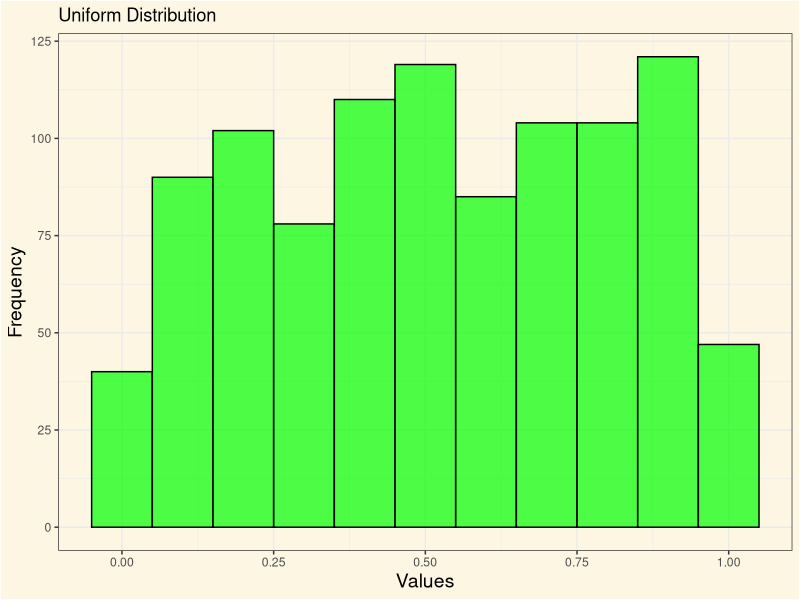
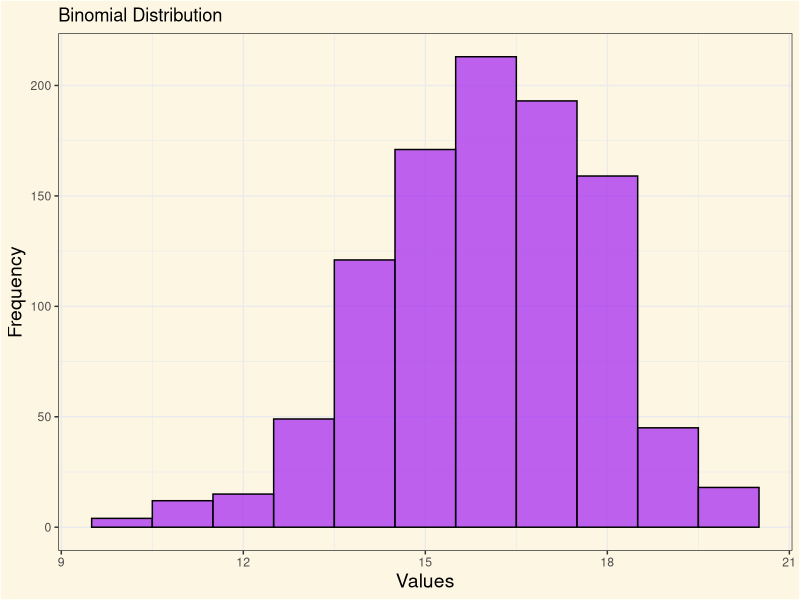
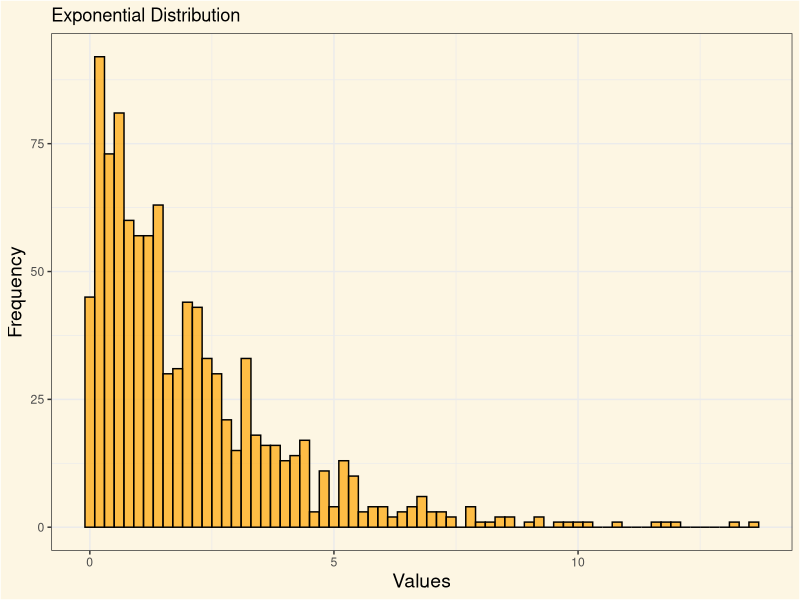
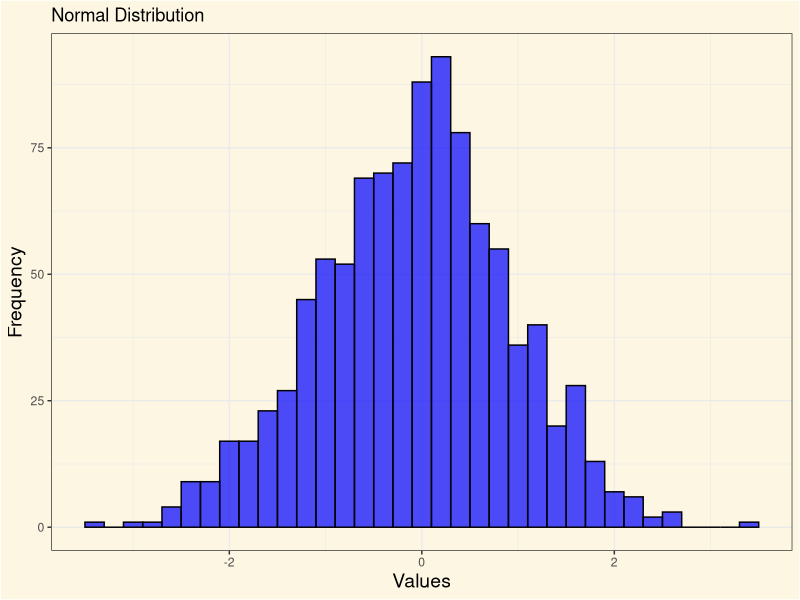
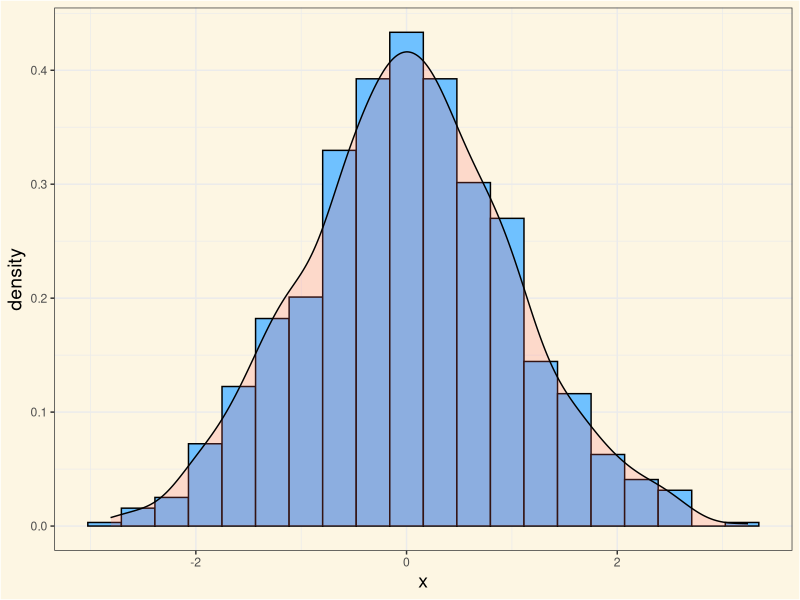

The R script that drew these images, in order:
## ---- chunk 1
#| label: theme-set
#| eval: true
library(tidyverse)
library(palmerpenguins)

simple_theme <- theme_bw() +
  theme(
    plot.background = element_rect(fill = "#FDF6E3"),
    panel.background = element_rect(fill = "#FDF6E3"),
    legend.background = element_rect(fill = "#FDF6E3"),
    legend.position = "top",
    axis.title = element_text(size = 14)
  )

theme_set(simple_theme)
## ---- chunk 2
#| eval: true
library(palmerpenguins)
## ---- chunk 3
#| echo: true
new_mean <- function(x){sum(x)/length(x)}
## ---- chunk 4
#| label: sample_mean
#| echo: true
#| eval: true
#| fig-align: center
new_mean(penguins$year)
## ---- chunk 5
#| label: mean
#| echo: true
#| eval: true
#| fig-align: center
mean(penguins$year, na.rm = TRUE)
## ---- chunk 6
#| label: new-median-function
#| echo: true
#| eval: true
#| fig-align: center

new_median <- function(x) {
  if(length(x) %% 2 != 0){ #<1>
    sort(x)[ceiling(length(x)/2)] #<2>
  } else{
    (sort(x)[length(x)/2] + sort(x)[(length(x)/2)+1])/2 #<3>
  }
}
## ---- chunk 7
#| label: new-median
#| echo: true
#| eval: true
#| fig-align: center
new_median(penguins$body_mass_g)
## ---- chunk 8
#| label: median
#| echo: true
#| eval: true
#| fig-align: center
median(penguins$body_mass_g, na.rm = TRUE)
## ---- chunk 9
#| label: variance
#| echo: true
#| eval: true
#| fig-align: center
var(penguins$body_mass_g, na.rm = TRUE)
## ---- chunk 10
#| label: sd
#| echo: true
#| eval: true
#| fig-align: center
sd(penguins$body_mass_g, na.rm = TRUE)
## ---- chunk 11
#| label: cv-function
#| echo: true
#| eval: true
#| fig-align: center
cv <- function(x, na.rm = TRUE) {
  (sd(x, na.rm = TRUE) / mean(x, na.rm = TRUE)) * 100
}
## ---- chunk 12
#| label: cv
#| echo: true
#| eval: true
#| fig-align: center
cv(penguins$body_mass_g, na.rm = TRUE)
## ---- chunk 13
#| echo: true
library(dplyr)
## ---- chunk 14
#| label: summary-01
#| echo: true
#| eval: true
#| fig-align: center
#| output-location: default
penguins |>
  group_by(species)
## ---- chunk 15
#| label: summary-02
#| echo: true
#| eval: true
#| fig-align: center
#| output-location: default
penguins |>
  group_by(species) |>
  summarise(
    mean_body_mass_g = mean(body_mass_g, na.rm = TRUE)
  )
## ---- chunk 16
#| label: summary-03
#| echo: true
#| eval: true
#| fig-align: center
#| output-location: default
penguins |>
  group_by(species) |>
  summarise(
    mean_body_mass_g = mean(body_mass_g, na.rm = TRUE),
    variance_body_mass_g = var(body_mass_g, na.rm = TRUE)
  )

## ---- chunk 17
#| label: summary-04
#| echo: true
#| eval: true
#| fig-align: center
#| output-location: default
penguins |>
  group_by(species) |>
  summarise(
    mean_body_mass_g = mean(body_mass_g, na.rm = TRUE),
    variance_body_mass_g = var(body_mass_g, na.rm = TRUE),
    std_dev_body_mass_g = sd(body_mass_g, na.rm = TRUE)
  )
## ---- chunk 18
#| label: summary-05
#| echo: true
#| eval: true
#| fig-align: center
#| output-location: default
penguins |>
  group_by(species) |>
  summarise(
    mean_body_mass_g = mean(body_mass_g, na.rm = TRUE),
    variance_body_mass_g = var(body_mass_g, na.rm = TRUE),
    std_dev_body_mass_g = sd(body_mass_g, na.rm = TRUE),
    cv_body_mass_g = cv(body_mass_g, na.rm = TRUE)
  )
## ---- chunk 19
#| label: dist01
#| echo: true
#| output-location: column-fragment

dfuniform <- runif(1000, min = 0, max = 1)

ggplot(data.frame(x = dfuniform), aes(x)) +
  geom_histogram(
    binwidth = 0.1,
    fill = "green",
    color = "black",
    alpha = 0.7
  ) +
  labs(
    title = "Uniform Distribution",
    x = "Values",
    y = "Frequency"
  )
## ---- chunk 20
#| label: dist03
#| echo: true
#| output-location: column-fragment

dfbin <- rbinom(1000, size = 20, prob = 0.8)

ggplot(data.frame(x = dfbin), aes(x)) +
  geom_histogram(
    binwidth = 1,
    fill = "purple",
    color = "black",
    alpha = 0.7
  ) +
  labs(
    title = "Binomial Distribution",
    x = "Values",
    y = "Frequency"
  )
## ---- chunk 21
#| label: dist02
#| echo: true
#| output-location: column-fragment
dfexp <- rexp(1000, rate = 0.5)

ggplot(data.frame(x = dfexp), aes(x)) +
  geom_histogram(
    binwidth = 0.2,
    fill = "orange",
    color = "black",
    alpha = 0.7
  ) +
  labs(
    title = "Exponential Distribution",
    x = "Values",
    y = "Frequency"
  )
## ---- chunk 22
#| label: dist04
#| echo: true
#| output-location: column-fragment

dfnormal <- rnorm(1000, mean = 0, sd = 1)

ggplot(data.frame(x = dfnormal), aes(x)) +
  geom_histogram(
    binwidth = 0.2,
    fill = "blue",
    color = "black",
    alpha = 0.7
  ) +
  labs(
    title = "Normal Distribution",
    x = "Values",
    y = "Frequency"
  )
## ---- chunk 23
#| label: 03-density
#| echo: true
#| eval: true
#| fig-align: center
#| code-fold: true
#| include: false
set.seed(123)

normal <- data.frame(x = rnorm(1000, 0, 1))

ggplot(normal, aes(x = x)) +
  geom_histogram(
    aes(y = after_stat(density)),
    color = "black",
    fill = "#6FC1FF",
    bins = 20
  ) +
  geom_density(alpha = .2, fill = "#FF6666")
## ---- chunk 24
#| label: pnorm
#| echo: true
#| eval: true
#| fig-align: center
#| output-location: fragment
pnorm(40, mean = 38.8, sd = 2.6)
